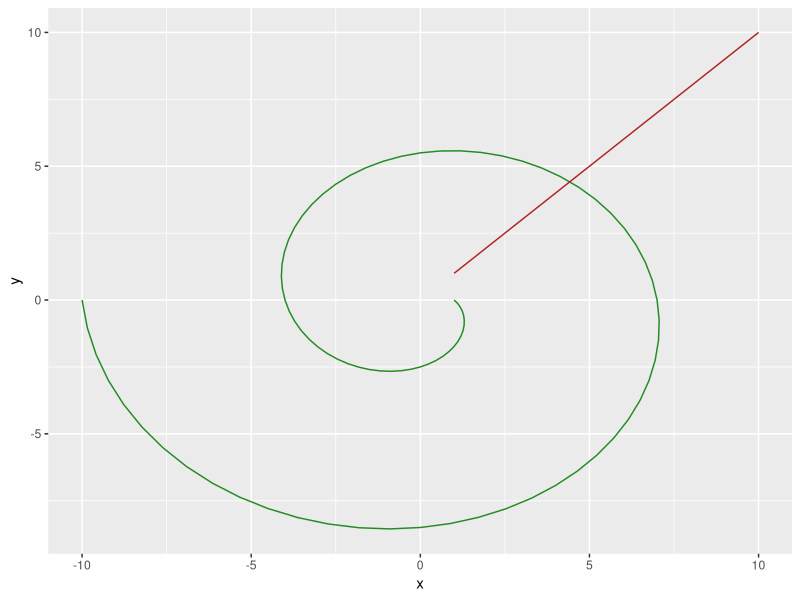

Here is the R script that generated this plot:
library(ggforce)


### Name: radial_trans
### Title: Create radial data in a cartesian coordinate system
### Aliases: radial_trans

### ** Examples

# Some data in radial form
rad <- data.frame(r = seq(1, 10, by = 0.1), a = seq(1, 10, by = 0.1))

# Create a transformation
radial <- radial_trans(c(0, 1), c(0, 5))

# Get data in x, y
cart <- radial$transform(rad$r, rad$a)

# Have a look
ggplot() +
  geom_path(aes(x = x, y = y), data = cart, color = 'forestgreen') +
  geom_path(aes(x = r, y = a), data = rad, color = 'firebrick')
